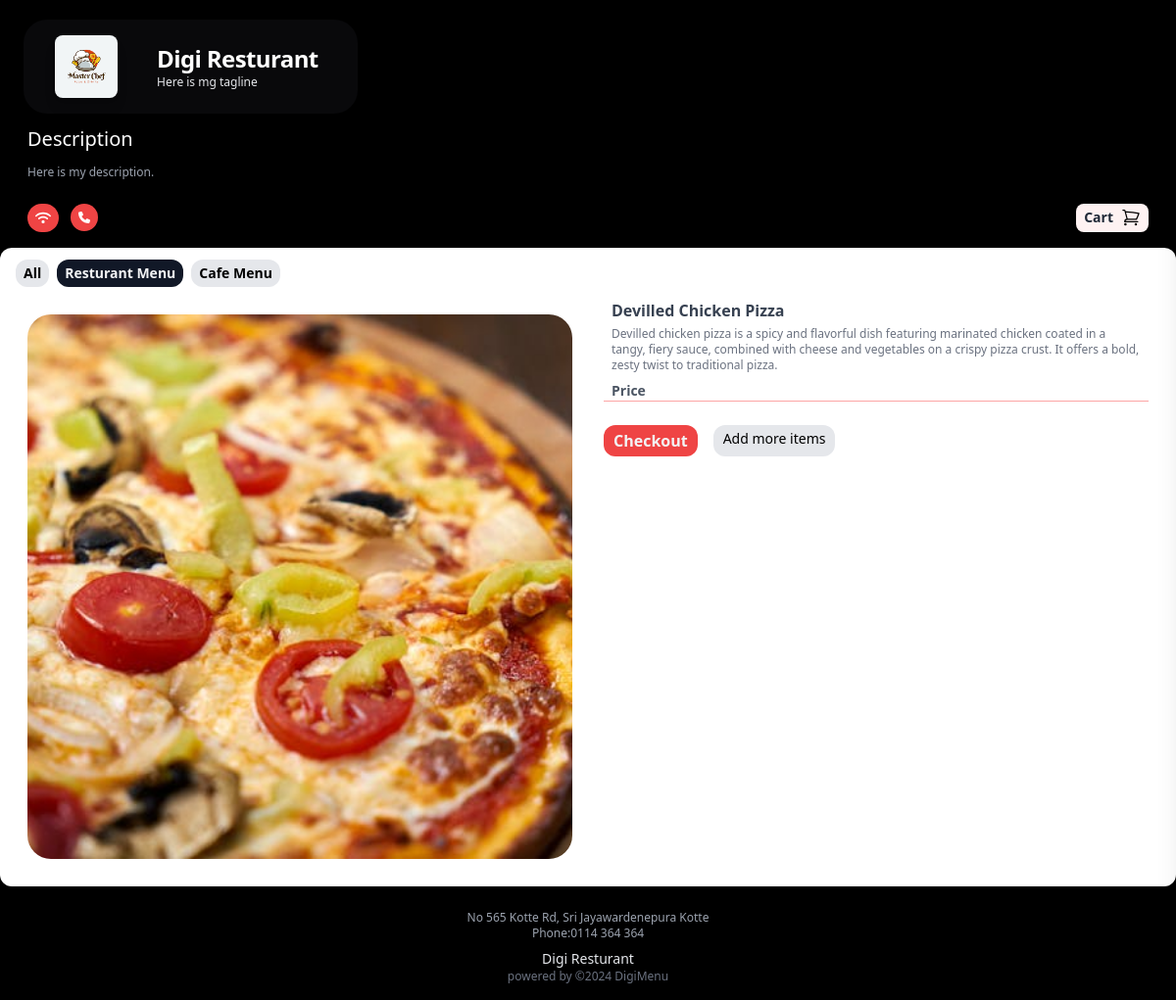
Page /app/1/product/3/ on the earlier database version.
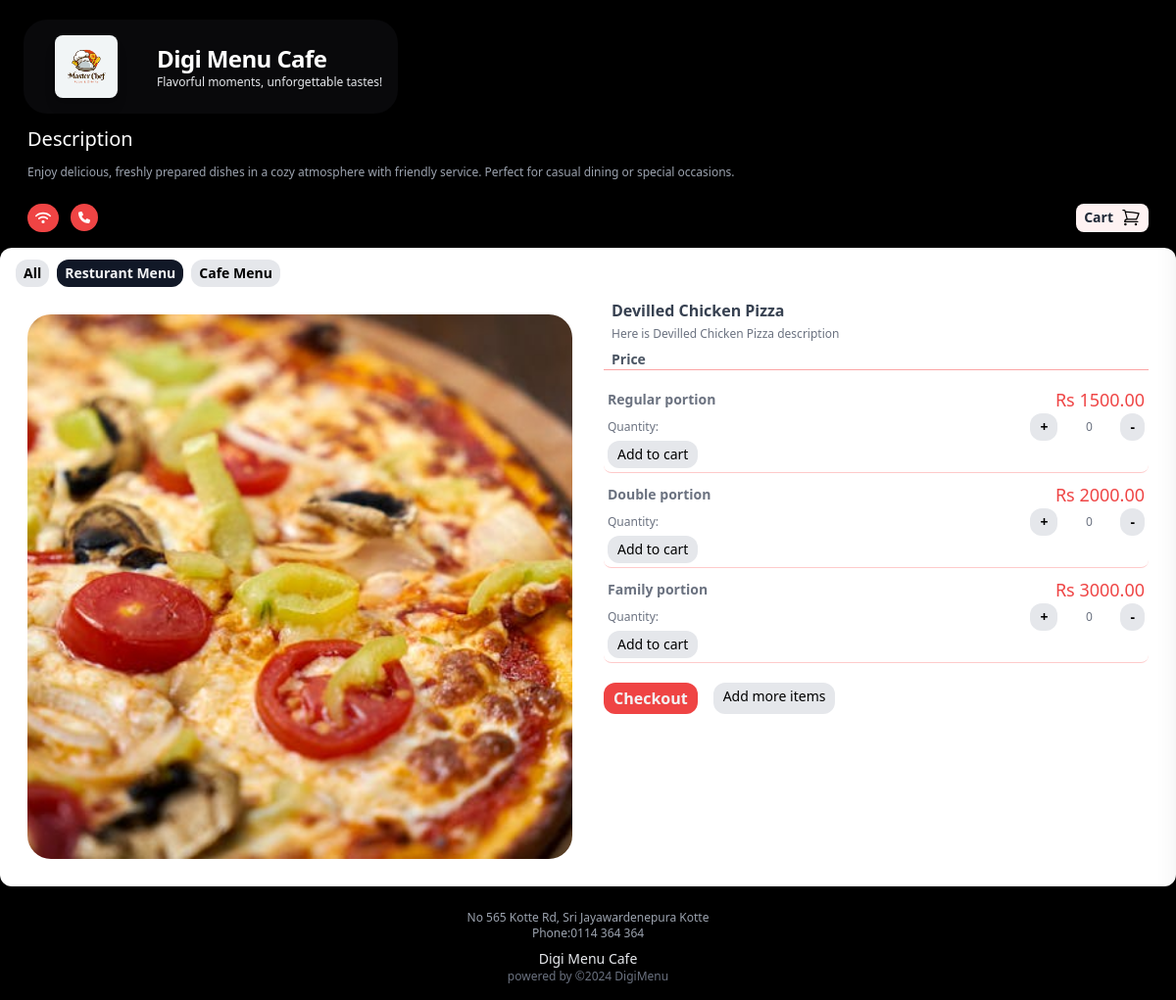
Same page on the later database version.
### main/models.py (models this page shows, shortened)
class Profile(models.Model):
	user = models.OneToOneField(User, on_delete=models.CASCADE)
	phone = models.CharField(max_length=20, blank=True)
	address1 = models.CharField(max_length=200, blank=True)
	resturant_name = models.CharField(max_length=200, blank=True)
	resturant_slogan = models.CharField(max_length=200, blank=True)
	image = models.ImageField(upload_to='uploads/product/',blank=True, null=True )
	description = models.CharField(max_length=400, default='0', blank=True, null=True)
	city = models.CharField(max_length=200, blank=True)
	zipcode = models.CharField(max_length=200, blank=True)
	country = models.CharField(max_length=200, blank=True)

class Menu(models.Model):
	user = models.ForeignKey(User, on_delete=models.CASCADE)
	name = models.CharField(max_length=50)

class Product(models.Model):
    name = models.CharField(max_length=100)
    menu = models.ForeignKey(Menu, on_delete=models.CASCADE, default=1)
    description = models.CharField(max_length=250, default='0', blank=True, null=True)
    image = models.ImageField(upload_to='uploads/product/', blank=True, null=True)

class Portion(models.Model):
    product = models.ForeignKey(Product, on_delete=models.CASCADE, related_name='portions')
    name = models.CharField(max_length=100)
    price = models.DecimalField(default=0, decimal_places=2, max_digits=6)

### main/views.py (the view)
# urls.py: path('<int:resturant_id>/product/<int:product_id>/', views.item, name='product'),
def item(request,resturant_id, product_id):
    profile = get_object_or_404(Profile, id=resturant_id)
    menus = Menu.objects.filter(user=profile.user)
    product = get_object_or_404(Product, id=product_id)
    current_menu = product.menu
    context = {
        'product': product,
        'menus': menus,
        'resturant': profile,
        'menu_id':current_menu.id,
        'active_view': 'menu'
    }
    return render(request, 'product.html', context)

### cart/cart.py (called while the page is built)
    def cart_total(self, app_id):
        self.session_key = f'app_{app_id}_cart'
        self.cart = self.session.get(self.session_key, {})
        portion_ids = self.cart.keys()
        portions = Portion.objects.filter(id__in=portion_ids)
        quantities = self.cart
        total = 0
        for key, value in quantities.items():
            key = int(key)
            for portion in portions:
                if portion.id == key:
                    total = total + (portion.price * value)
        return total

    def __len__(self):
        return len(self.cart)

    def get_prods(self):
        portion_ids = self.cart.keys()
        portions = Portion.objects.filter(id__in=portion_ids)
        return portions

    def get_quants(self):
        return self.cart

### cart/context_processors.py (called while the page is built)
def cart_items(request):
    app_id = request.resolver_match.kwargs.get('resturant_id')
    cart = Cart(request, app_id)
    return {
        'cart_products': cart.get_prods(),
        'quantities': cart.get_quants(),
        'total_items': cart.__len__(),
        'totals': cart.cart_total(app_id),
    }

### main/templates/product.html (shortened to what this page needs)
{% extends 'mainbase.html' %}
{% load static %}
{% block content %}
<div class="flex flex-col lg:flex-row bg-white rounded-3xl p-3">
  <div class="h-auto lg:w-1/2 p-4">
    <img src="{{product.image.url}}" alt="{{product.name}}" class="w-full aspect-square  object-cover rounded-3xl object-center">
  </div>
  <div class="lg:w-1/2 px-4">
    <h3 class="text-gray-700 font-bold px-2">
      {{product.name}}
    </h3>
    <p class="px-2 mt-1 text-xs text-gray-500">{{product.description}}</p>
    <h4 class="font-semibold text-sm text-gray-600 mt-2 mx-2">Price</h4>
    <div class="text-xs text-gray-500 pt-2 border-t border-red-300 ">
      {% for portion in product.portions.all %}
      <div class="my-1  px-1 border-b border-red-200 bg-white p-1 rounded-lg justify-between">
        <div class="flex flex-row justify-between items-center">
          <P class="text-left font-bold text-gray-500 text-sm">{{portion.name}} portion</P>
          <P class="text-right text-lg text-red-500">Rs {{portion.price}}</P>
        </div>
        <div class="w-full flex flex-row items-center justify-between">
          <div class="text-left text-gray-500 text-xs">Quantity:</div>
          <div class="flex flex-row ">
            <button id="increase{{portion.id}}" class="py-1 px-2.5 justify-center items-center  text-sm font-bold rounded-xl bg-gray-200 text-black">+</button>
            <input type="number" id="quantity{{portion.id}}" class="w-16  text-center" value="0" min="0">
            <button id="decrease{{portion.id}}" class="py-1 px-2.5 justify-center items-center  text-sm font-bold rounded-xl bg-gray-200 text-black">-</button>
          </div>
        </div>
        <div class="bg-white justify-end">
          <button id="add-cart"  data-index="{{portion.id}}" class="add-cart py-1 px-2.5 justify-center items-center  text-sm rounded-xl bg-gray-200 text-black">Add to cart</button>
        </div>
      </div>
      {% endfor %}
    </div>
    <div class="flex flex-row justify-start py-4">
      <a href="{% url 'summary' resturant_id=resturant.id %}" value="{{product.id}}" class="py-1 px-2.5 justify-center items-center font-bold rounded-xl bg-red-500 text-gray-100 mr-4">Checkout</a>
      <a href="{% url 'menuhome' resturant.id %}"  value="{{product.id}}" class="py-1 px-2.5 justify-center items-center text-sm rounded-xl bg-gray-200 text-black mr-4">Add more items</a>
    </div>
  </div>
</div>
{% endblock %}

### main/templates/mainheader.html (shortened to what this page needs)
{% load static %}
<div class=" pt-2 p-6 flex flex-col " style="background-color: #000000;" >
  <div class="">
    <div class="">
      <div class="flex mt-3 bg-zinc-950 max-w-fit justify-center items-center rounded-3xl px-4">
        <img src="{{resturant.image.url}}" alt="Company Logo" class="w-16 h-16 m-4 rounded-lg shadow-lg">
        <div class="flex flex-col  justify-center ">
          <p class=" text-3xl mx-6 mt-3 text-left font-bold tracking-tight text-white sm:text-2xl">{{resturant.resturant_name}}</p>
          <p class="text-xs ml-6 mb-3 text-left text-gray-200">{{resturant.resturant_slogan}}</p>
          </div>
      </div>
      <h1 class="text-white text-xl px-1 my-3 ">Description</h1>
      <p class="text-gray-400 text-xs mx-1 mb-6">{{resturant.description}}</p>
      <nav class="flex flex-row px-1 pb-3 w-full justify-between ">
        <div class="flex justify-center items-center flex-row">
          <button class="flex bg-red-500 rounded-3xl p-2 mr-2">
          </button>
          <a href="https://wa.me/{{resturant.phone}}" class="flex mx-1 bg-red-500 rounded-3xl p-2 mr-2">
          </a>
        </div>
        <button id="toggleButton" class="relative bg-red-50 rounded-lg flex flex-row px-2 justify-center items-center">
          <P class="text-gray-800 text-sm font-bold mr-2">Cart</P>
          </div>
    </div>
  </div>

### main/templates/tabs.html
{% load static %}
<div class="mt-3">
  <div class="flex justify-start mx-3 ">
    <a href="{% url 'menuhome' resturant.id %}"
    class=" px-2 py-1 mx-1 text-sm font-bold rounded-xl text-black {% if active_view == 'all' %}
    bg-gray-900 text-gray-100 {% else %} bg-gray-200
    {% endif %}">All
    </a>
    {% for menu in menus %}
    <a href="{% url 'menu' resturant.id menu.id %}"
       class=" px-2 py-1 mx-1 text-sm font-bold rounded-xl {% if menu.id == menu_id %}bg-gray-900 text-gray-100{% else %}bg-gray-200 text-black{% endif %}">
        {{ menu.name }}   Menu
    </a>
    {% endfor %}
  </div>
</div>

### main/templates/mainfooter.html
<footer class="bg-black py-4">
    <div class="container mx-auto px-4 flex flex-col items-center justify-center">
      <p class="text-gray-400 text-xs mt-2">No 565 Kotte Rd, Sri Jayawardenepura Kotte </p>
      <p class="text-gray-400 text-xs">Phone:0114 364 364 </p>
      <p class="text-gray-200 text-sm pt-2">{{resturant.resturant_name}}</p>
      <p class="text-gray-500 text-xs text-center">powered by <a href="#" class="text-gray-500">©2024 DigiMenu</a></p>
    </footer>

Differences in the rows shown:
changed Profile: resturant_name "Digi Resturant" → "Digi Menu Cafe"; resturant_slogan "Here is mg tagline" → "Flavorful moments, unforgettable tastes!"; description "Here is my description." → "Enjoy delicious, freshly prepared dishes in a cozy atmosphere with friendly service. Perfect for casual dining or special occasions."
changed Product "Devilled Chicken Pizza": description "Devilled chicken pizza is a spicy and flavorful dish featuring marinated chicken coated in a tangy, fiery sauce, combined with cheese and vegetables on a crispy pizza crust. It offers a bold, zesty twist to traditional pizza." → "Here is Devilled Chicken Pizza description"
added Portion: name "Regular", price "1500.00"
added Portion: name "Double", price "2000.00"
added Portion: name "Family", price "3000.00"
